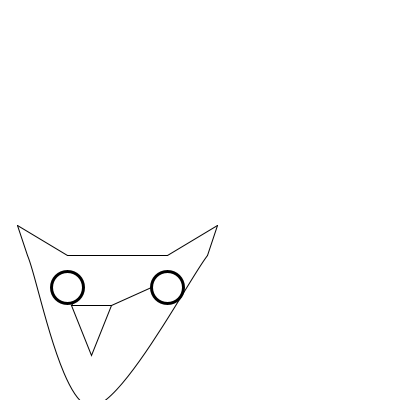
Frame 1 (no input)
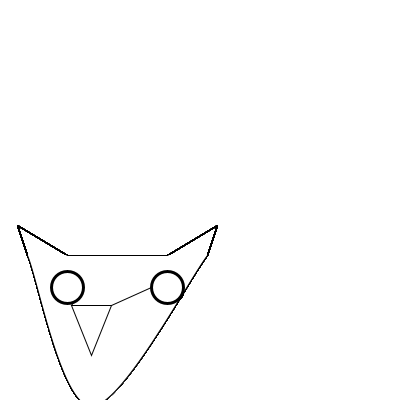
Frame 60 (the mouse pressed at the canvas centre just before this capture)
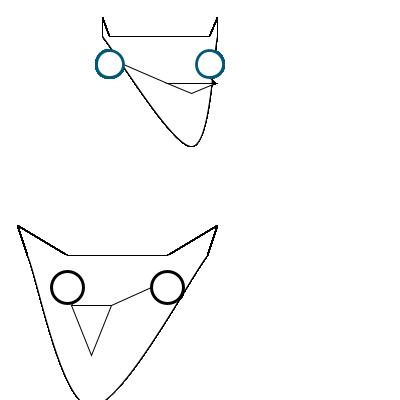
Frame 120 (the mouse held since frame 60 and released just before this capture)

The Processing sketch that drew these frames (run headless with seeded random() and noise(); from frame 60 on, the mouse is pressed at the canvas centre):

// Processing sketch: processing_71681
// ── processing_71681.pde

//CAT
int dimCanvas = 400;
//Eye Params
float eyeD = random(0, 50);
float eyeDist = 100;
float eyeLeftX = random(eyeD, dimCanvas-eyeD-eyeDist*2);
float eyeLeftY =  random(40, dimCanvas-100);
float eyeRightX = eyeLeftX+eyeDist;
float eyeRightY = eyeLeftY;
float eyeWeight = 3;
float R = 0;
float G = 0;
float B = 0;


//Nose Params
float triangleX = eyeLeftX+random(-10, eyeDist/2);
float triangleY = eyeLeftY+random(10, 20);
float noseWidth = 40;
float noseLength = 50;

//Top of head Params
float earWidth = 40;
float earHeight = 30;
float tilt = map(random(0, 100), 0, 100, .25, 2);

//Chin params
float chinDepth = map(random(0, 100), 0, 100, 9, 100);


void setup() {
  size(400, 400);
  smooth();
  background(255);
}

void draw() {
  stroke(0);
  strokeWeight(1);
  drawChin();
  drawNose();
  drawHead();
  strokeWeight(eyeWeight);
  stroke(R, G, B);
  drawEyes();
}

void mousePressed() {
  //Randomize params!
  eyeD = random(0, 50);
  eyeDist = 100;
  eyeLeftX = random(eyeD, dimCanvas-eyeD-eyeDist);
  eyeLeftY =  random(40, dimCanvas-100);
  eyeRightX = eyeLeftX+eyeDist;
  eyeRightY = eyeLeftY;
  eyeWeight = random(1, 10);
  R = random(0, 255);
  G =  random(0, 255);
  B =  random(0, 255);


  //Nose Params
  triangleX = eyeLeftX+random(-10, eyeDist);
  triangleY = eyeLeftY+random(10, 100);
  noseWidth = random(10, 50);
  noseLength = random(4, 20);

  //Top of head Params
  earWidth = random(6, 90);
  earHeight = random(15, 30);
  tilt = map(random(0, 100), 0, 100, .25, 2);

  //Chin params
  chinDepth = map(random(0, 100), 0, 100, 9, 100);
}

void drawEyes() {
  //right eye
  ellipse(eyeLeftX, eyeLeftY, eyeD, eyeD);
  //left eye
  ellipse(eyeLeftX+eyeDist, eyeRightY, eyeD, eyeD);
}

void drawNose() {
  line(eyeLeftX+eyeD/2, eyeLeftY, triangleX, triangleY);
  line(eyeRightX-eyeD/2, eyeRightY, triangleX+noseWidth, triangleY);
  triangle(triangleX, triangleY, triangleX+noseWidth, 
  triangleY, triangleX+noseWidth/2, triangleY+noseLength);
}

void drawHead() {
  line(eyeLeftX, eyeLeftY-eyeD, eyeRightX, eyeLeftY-eyeD);
  //left Ear
  line(eyeLeftX, eyeLeftY-eyeD, eyeLeftX-earWidth/tilt, eyeLeftY-eyeD-earHeight);
  line(eyeLeftX-earWidth/tilt, eyeLeftY-eyeD-earHeight, eyeLeftX-earWidth, 
  eyeLeftY-eyeD);
  //right Ear
  line(eyeRightX, eyeLeftY-eyeD, eyeRightX+earWidth/tilt, eyeLeftY-eyeD-earHeight);
  line(eyeRightX+earWidth/tilt, eyeLeftY-eyeD-earHeight, eyeRightX+earWidth, eyeLeftY-eyeD);
}

void drawChin() {
  beginShape();
  curveVertex(eyeLeftX-earWidth, eyeLeftY-eyeD);
  curveVertex(eyeLeftX-earWidth, eyeLeftY-eyeD);
  curveVertex(triangleX+noseWidth/2, triangleY+noseLength+chinDepth);
  curveVertex(eyeRightX+earWidth, eyeLeftY-eyeD);
  curveVertex(eyeRightX+earWidth, eyeLeftY-eyeD);
  endShape();
}
